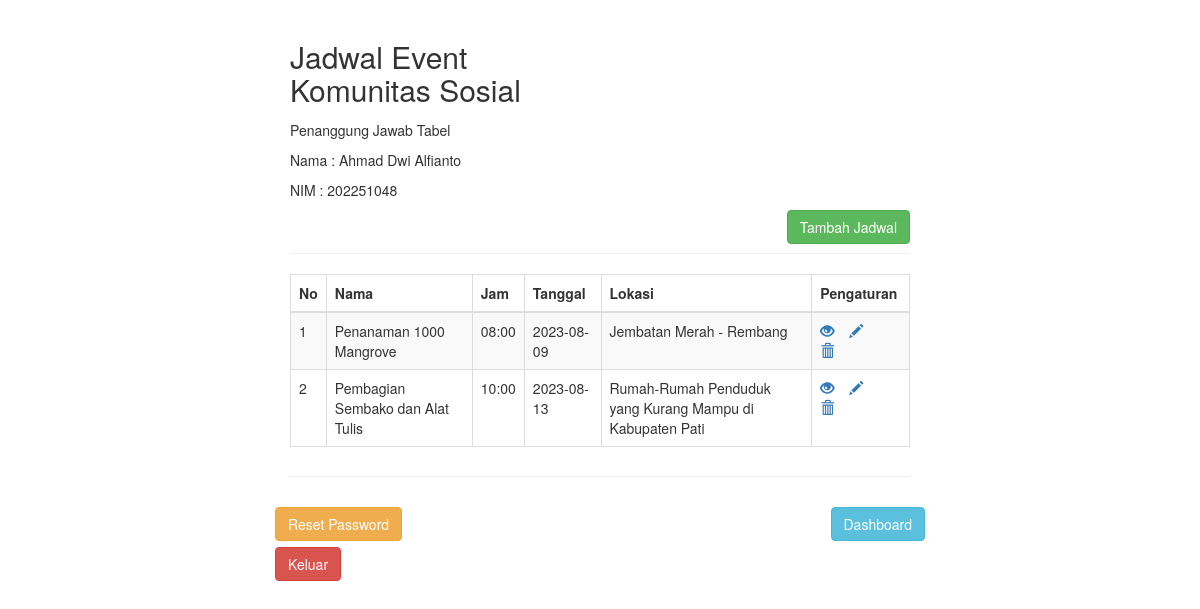
Page /jadwal_event/index.php on the committed database.
### tables this page shows
CREATE TABLE `tb_jadwal2` (
  `id` int(11) NOT NULL,
  `nama` varchar(255) NOT NULL,
  `waktu` varchar(6) NOT NULL,
  `tanggal` date NOT NULL,
  `lokasi` varchar(255) NOT NULL
);

### jadwal_event/index.php (the view, shortened to what this page needs)
<!DOCTYPE html>
<html lang="en">
<head>
    <link rel="stylesheet" href="https://maxcdn.bootstrapcdn.com/bootstrap/3.3.7/css/bootstrap.css">
</head>
<body>
    <div class="wrapper">
        <div class="container-fluid">
            <div class="row">
                <div class="col-md-12">
                <div class="page-header">
                    <div class="page-header clearfix">
                        <h2 class="pull-left">Jadwal Event<br/>Komunitas Sosial </h2><br/><br/>
                        <br/><br/><p>Penanggung Jawab Tabel</p>
                        <p>Nama : Ahmad Dwi Alfianto</p>
                        <p>NIM : 202251048</p>
                        <a href="tambah.php" class="btn btn-success pull-right">Tambah Jadwal</a>
                    </div>
                    <?php
                    require_once "koneksi.php";
                    $sql = "SELECT * FROM tb_jadwal2";
                    if($result = mysqli_query($link, $sql)){
                        if(mysqli_num_rows($result) > 0){
                            echo "<table class='table table-bordered table-striped'>";
                                echo "<thead>";
                                    echo "<tr>";
                                        echo "<th>No</th>";
                                        echo "<th>Nama</th>";
                                        echo "<th>Jam</th>";
                                        echo "<th>Tanggal</th>";
                                        echo "<th>Lokasi</th>";
                                        echo "<th>Pengaturan</th>";
                                    echo "</tr>";
                                echo "</thead>";
                                echo "<tbody>";
                                while($row = mysqli_fetch_array($result)){
                                    echo "<tr>";
                                        echo "<td>" . $row['id'] . "</td>";
                                        echo "<td>" . $row['nama'] . "</td>";
                                        echo "<td>" . $row['waktu'] . "</td>";
                                        echo "<td>" . $row['tanggal'] . "</td>";
                                        echo "<td>" . $row['lokasi'] . "</td>";
                                        echo "<td>";
                                            echo "<a href='aksi.php?id=". $row['id'] ."' title='Detail' data-toggle='tooltip'><span class='glyphicon glyphicon-eye-open'></span></a>";
                                            echo "<a href='update.php?id=". $row['id'] ."' title='Update' data-toggle='tooltip'><span class='glyphicon glyphicon-pencil'></span></a>";
                                            echo "<a href='hapus.php?id=". $row['id'] ."' title='Hapus' data-toggle='tooltip'><span class='glyphicon glyphicon-trash'></span></a>";
                                        echo "</td>";
                                    echo "</tr>";
                                }
                                echo "</tbody>";
                            echo "</table>";
                        } else{
                            echo "<p class='lead'><em>Tidak ada data yang ditemukan.</em></p>";
                        }
                    } else{
                        echo "ERROR: Tidak dapat memproses $sql. " . mysqli_error($link);
                    }
                    ?>
                </div>
            </div>
        </div>
    </div>
    <p>
    <p>
        <a href="../reset.php" class="btn btn-warning pull-left">Reset Password</a>
        <a href="../dashboard.php" class="btn btn-info pull-right">Dashboard</a><br/><br/>
        <a href="../logout.php" class="btn btn-danger pull-left">Keluar</a>
    </p>
    </p>
</body>
</html>

### jadwal_event/index.php (style rules this page uses)
.wrapper { width: 650px; margin: 0 auto; }
.page-header h2 { margin-top: 0; }
table tr td:last-child a { margin-right: 15px; }

### rows in the picture
tb_jadwal2: id "1", nama "Penanaman 1000 Mangrove", waktu "08:00", tanggal "2023-08-09", lokasi "Jembatan Merah - Rembang"
tb_jadwal2: id "2", nama "Pembagian Sembako dan Alat Tulis", waktu "10:00", tanggal "2023-08-13", lokasi "Rumah-Rumah Penduduk yang Kurang Mampu di Kabupaten Pati"
